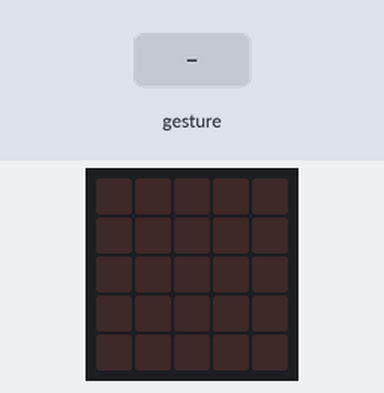
Recording of a program running on a simulated BBC micro:bit (MakeCode). Parts: the board's 5×5 LED display. The inputs (shaded band) are chosen by the test bench. Random numbers come from a fixed seed; a tilt is held for 1.5 s and a shake lasts 1 s, then the board lies face up again.

Above: at 1.2 s.
1.3 s: gesture 'shake'
At 2.7 s:
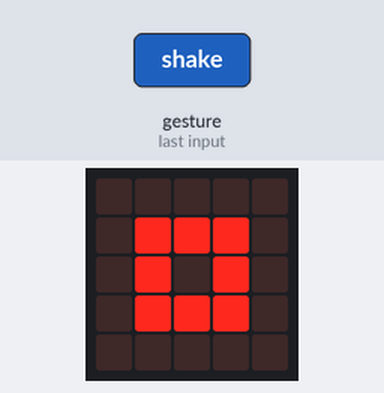
3.0 s: gesture 'shake'
At 4.2 s:
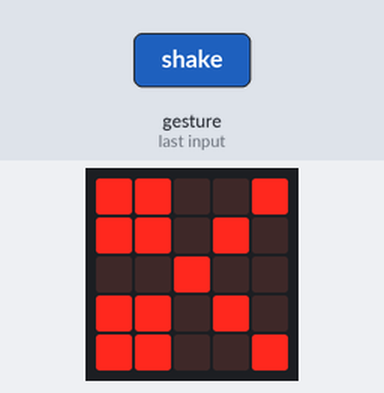
Timing chart, 0 to 6.0 s (numbered marks = the images above; inputs shaded):
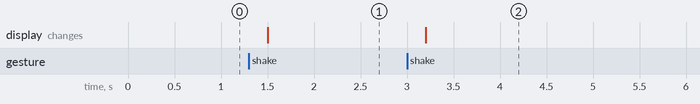

Measured:
- after the input at 1.3 s, the display: changes after 0.20 s (image 1)
- after the input at 3.0 s, the display: changes after 0.20 s (image 2)

The program:

main.ts
```typescript
let juego = 0
input.onGesture(Gesture.Shake, function () {
    juego = randint(0, 2)
    if (juego == 0) {
        basic.showIcon(IconNames.SmallSquare)
    } else if (juego == 1) {
        basic.showIcon(IconNames.Square)
    } else {
        basic.showIcon(IconNames.Scissors)
    }
})
```

test.ts
```typescript
// aquí va el archivo "tests"; esto no se compilará cuando este paquete se utilice como una extensión.
```
